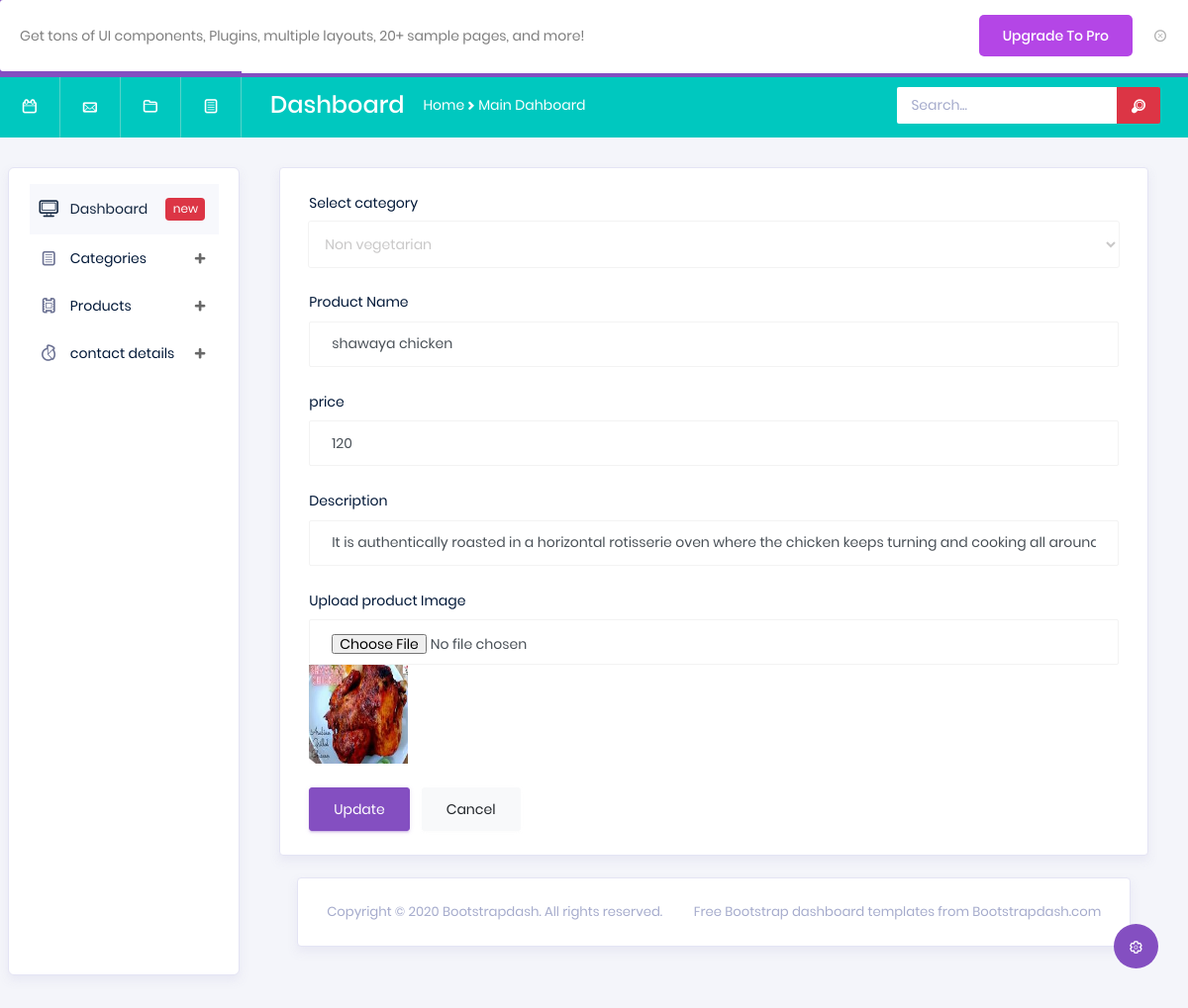
The app's page /arabapp/product_edit/1/ with its own data.
### arabapp/models.py (models this page shows)
class productdb(models.Model):
    category = models.CharField(max_length=100,null=True,blank=True)
    productname = models.CharField(max_length=100,null=True,blank=True)
    price = models.IntegerField(null=True,blank=True)
    description = models.CharField(max_length=100,null=True,blank=True)
    productimage = models.ImageField(upload_to="productimages",null=True,blank=True)

### arabapp/views.py (the view)
# urls.py: path('product_edit/<int:pid>/',views.product_edit,name="product_edit"),
def product_edit(request,pid):
    data = productdb.objects.get(id=pid)
    cat = categorydb.objects.all()
    return render(request,"editproduct2.html",{'data':data,'cat':cat})

### arabapp/templates/editproduct2.html (shortened to what this page needs)
<!DOCTYPE html>
<html lang="en">
{% extends 'index.html' %}
{% block content %}
<head>
</head>
<body>
<div class="col-12 grid-margin stretch-card">
              <div class="card">
                <div class="card-body">
                  <form class="forms-sample" method="post" action="{% url 'save_products' %}" enctype="multipart/form-data">
                      <div class="form-group">
                      <label for="exampleSelectGender">Select category</label>
                        <select class="form-control" id="exampleSelectGender" name="category">
                            <option>{{data.category}}</option>
                        </select>
                      </div>
                    <div class="form-group">
                      <label for="exampleInputName1">Product Name</label>
                      <input type="text" class="form-control" id="exampleInputName1" placeholder="productname" name="pname" value="{{data.productname}}">
                    </div>
                       <div class="form-group">
                      <label for="exampleInputEmail3">price</label>
                      <input type="text" class="form-control" placeholder="price" name="price" value="{{data.price}}">
                    </div>
                    <div class="form-group">
                      <label for="exampleInputEmail3">Description</label>
                      <input type="text" class="form-control" id="exampleInputEmail3" placeholder="descrption" name="description" value="{{data.description}}">
                    </div>
                     <div class="form-group">
                      <label for="exampleInputEmail3">Upload product Image</label>
                      <input type="file" class="form-control" placeholder="image" name="image">
                         <img src="{{data.productimage.url}}"width="100px" height="100px">
                    </div>
                    <button type="submit" class="btn btn-primary mr-2">Update</button>
                    <button class="btn btn-light">Cancel</button>
                  </form>
                </div>
              </div>
            </div>
</body>
</html>
{% endblock %}

### records on screen
productdb: category "Non vegetarian", pname "shawaya chicken", price "120", description "It is authentically roasted in a horizontal rotisserie oven where the chicken keeps turning and cooking all around.", productimage (picture)
